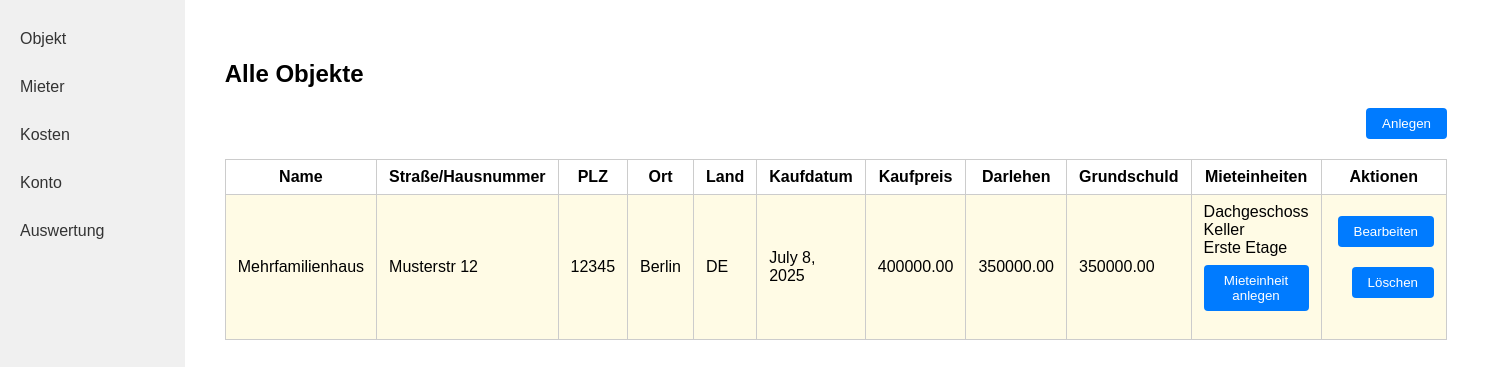
Before: / (signed in) with the older database file.
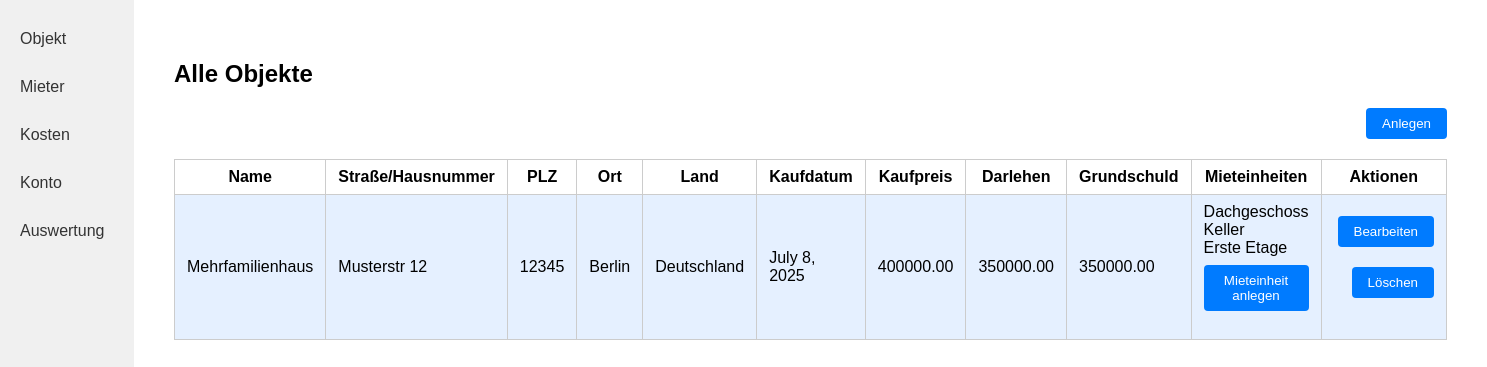
After: the same page with the newer database file.
### kostenpruefung_mietobjekte_app/models.py (models this page shows, shortened)
class Mietobjekt(models.Model):
    created_by = models.ForeignKey(User, on_delete=models.CASCADE, related_name="mietobjekte_created", null=True, blank=True)
    name = models.CharField(max_length=255)
    strasse_hausnummer = models.CharField(max_length=255)
    plz = models.CharField(max_length=10) # 2 - 10 characters (numbers and letters)
    ort = models.CharField(max_length=100)
    land = models.CharField(max_length=100)
    kaufdatum = models.DateField()
    kaufpreis = models.DecimalField(max_digits=10, decimal_places=2)
    darlehen = models.DecimalField(max_digits=10, decimal_places=2)
    grundschuld = models.DecimalField(max_digits=10, decimal_places=2)
    FARBE_CHOICES = [
        ('rot', 'Rot'),
        ('blau', 'Blau'),
        ('gruen', 'Grün'),
        ('gelb', 'Gelb'),
        ('schwarz', 'Schwarz'),
    ]
    farbe = models.CharField(max_length=20, choices=FARBE_CHOICES)

### kostenpruefung_mietobjekte_app/views.py (the view)
# urls.py: path('', objekt_index, name='objekt_index'),
def objekt_index(request):
    objekte = Mietobjekt.objects.filter(created_by=request.user)
    return render(request, 'kostenpruefung_mietobjekte_app/objekt_index.html', {'objekte': objekte})

### kostenpruefung_mietobjekte_app/templates/kostenpruefung_mietobjekte_app/objekt_index.html (shortened to what this page needs)
{% load static %}
<!DOCTYPE html>
<html lang="de">
<head>
    <link rel="stylesheet" href="{% static 'kostenpruefung_mietobjekte_app/style.css' %}">
</head>
<body>
<div class="flex-container">
    <nav class="sidebar">
        <a class="sidebar-link" href="{% url 'objekt_index' %}">Objekt</a>
        <a class="sidebar-link" href="{% url 'mieter_laufend' %}">Mieter</a>
        <a class="sidebar-link" href="{% url 'rechnungen' %}">Kosten</a>
        <a class="sidebar-link" href="{% url 'konto' %}">Konto</a>
        <a class="sidebar-link" href="{% url 'auswertung' %}">Auswertung</a>
    </nav>
    <div class="main-content">
        <h2>Alle Objekte</h2>
        <form action="{% url 'mietobjekt_create' %}" method="get" style="margin-bottom: 16px;">
            <button class="action-btn" type="submit">Anlegen</button>
        </form>
        <table class="object-table">
            <tr>
                <th>Name</th>
                <th>Straße/Hausnummer</th>
                <th>PLZ</th>
                <th>Ort</th>
                <th>Land</th>
                <th>Kaufdatum</th>
                <th>Kaufpreis</th>
                <th>Darlehen</th>
                <th>Grundschuld</th>
                <th>Mieteinheiten</th>
                <th>Aktionen</th>
            </tr>
            {% for o in objekte %}
            <tr class="objekt-row-{{ o.farbe }}">
                <td>{{ o.name }}</td>
                <td>{{ o.strasse_hausnummer }}</td>
                <td>{{ o.plz }}</td>
                <td>{{ o.ort }}</td>
                <td>{{ o.land }}</td>
                <td>{{ o.kaufdatum }}</td>
                <td>{{ o.kaufpreis }}</td>
                <td>{{ o.darlehen }}</td>
                <td>{{ o.grundschuld }}</td>
                <td>
                    {% for einheit in o.mieteinheiten.all %}
                        {{ einheit.name }}<br>
                    {% empty %}
                        <span style="color: #888;">Keine Mieteinheiten</span><br>
                    {% endfor %}
                    <form action="{% url 'mieteinheit_create' o.id %}" method="get" style="margin-top: 8px;">
                        <button class="action-btn" type="submit">Mieteinheit anlegen</button>
                    </form>
                </td>
                <td class="objekt-actions">
                    <form action="{% url 'mietobjekt_update' o.id %}" method="get" style="display:inline;">
                        <button class="action-btn" type="submit">Bearbeiten</button>
                    </form>
                    <form action="{% url 'mietobjekt_delete' o.id %}" method="post" style="display:inline;">
                        <button class="action-btn" type="submit" onclick="return confirm('Wirklich löschen?');">Löschen</button>
                    </form>
                </td>
            </tr>
            {% empty %}
            <tr>
                <td colspan="11">Keine Objekte vorhanden.</td>
            </tr>
            {% endfor %}
        </table>
    </div>
</div>
</body>
</html>

Changed rows visible on the page:
changed Mietobjekt "Mehrfamilienhaus": farbe "gelb" → "blau" (drawn); land "DE" → "Deutschland"
